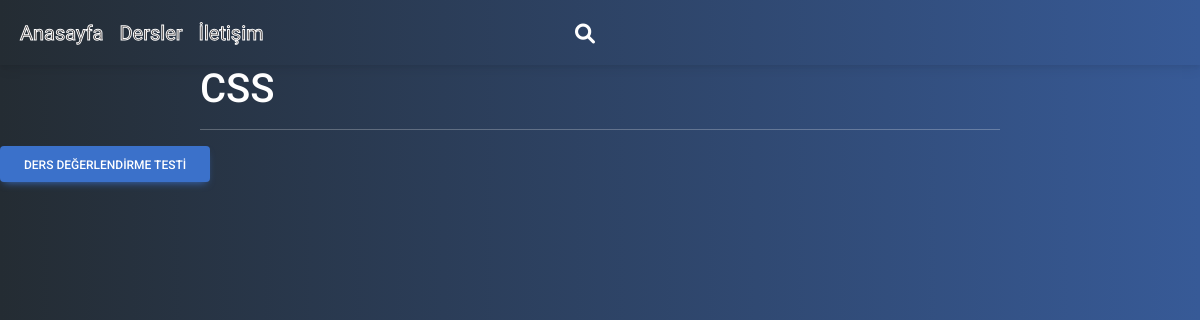
Before: /Css/ with the older database file.
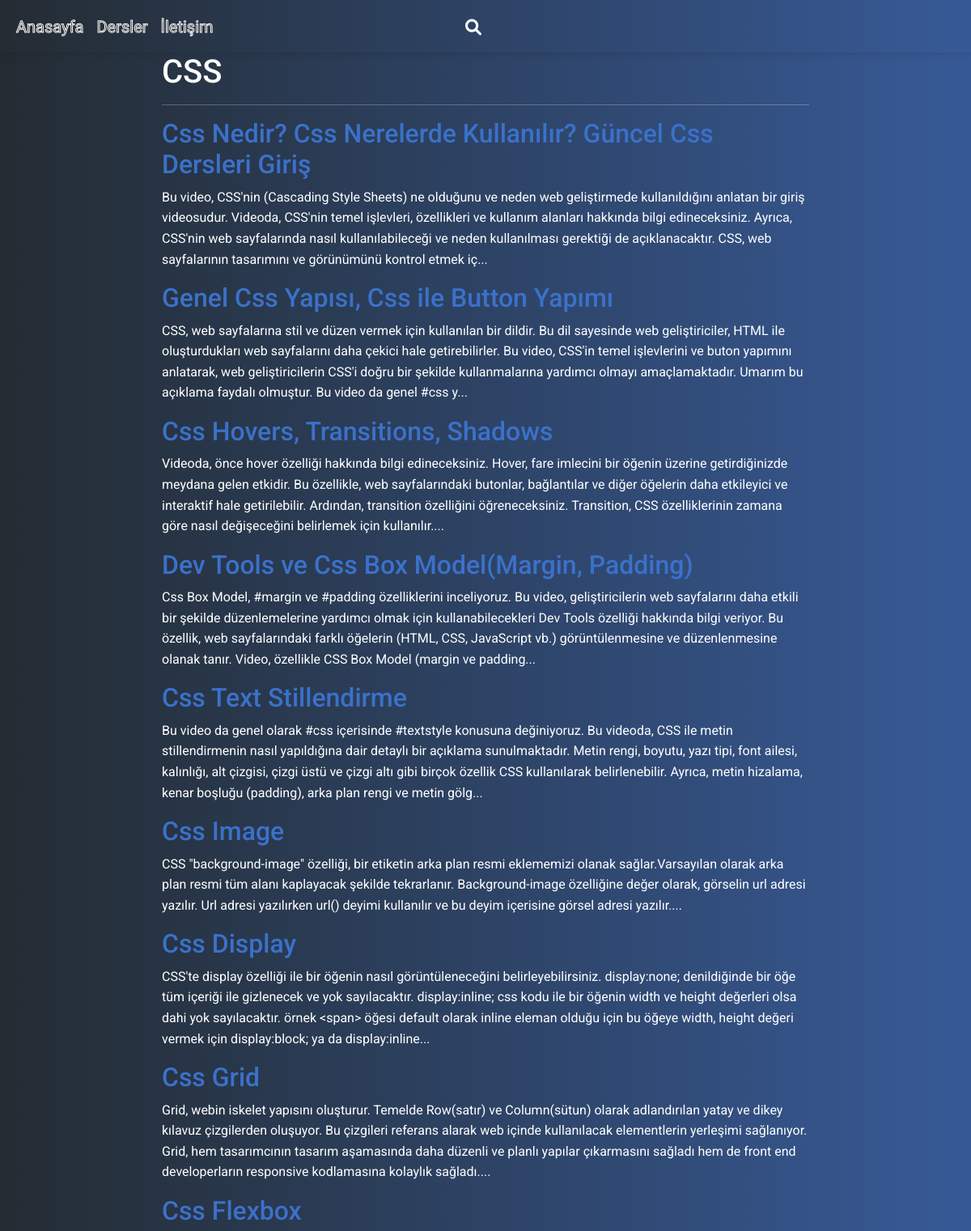
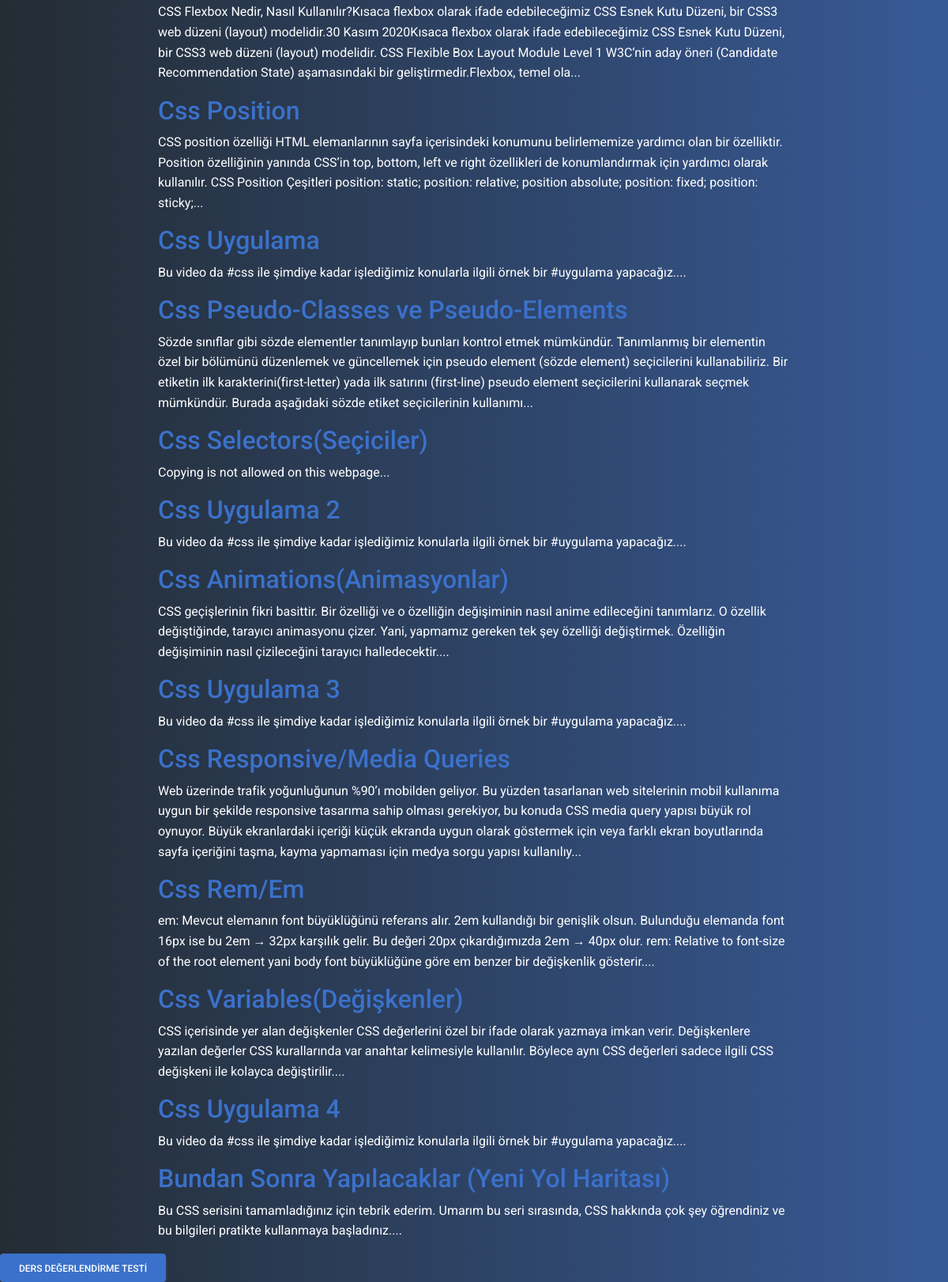
After: the same page with the newer database file (2 pictures, top to bottom).
### quiz/models.py (models this page shows, shortened)
class  Css(models.Model):
	tutorial_Title = models.CharField(max_length=20000)
	tutorial_Body = models.TextField()
	tutorial_Video = EmbedVideoField()
	class  Meta:
		verbose_name_plural = "Css"

### quiz/views.py (the view)
# urls.py: path('Css/',css, name="css" ),
def css (request):
    css=Css.objects.all()
    context={
        'css':css
    }
    return render(request,'dersler/css.html',context)

### quiz/templates/dersler/css.html (shortened to what this page needs)
{% extends 'base.html' %}
{% load static %}
{% block body %}
{% include 'part/header.html' %}
<div class="header vh100 gradient-custom">
    <div  class="col-md-8 offset-md-2 ">
        <h1 style="color: white;">CSS</h1>
        <hr style="color: white;">
        {% for c in css %}
        <h2><a  href="{% url 'css_detail' c.pk %}">{{ c.tutorial_Title}}</a></h2>
        <p style="color: white;">{{ c.tutorial_Body | slice:':400' }}...</p>
        {% endfor %}
    </div>
    <a href="{% url 'cssq' %}" class="btn btn-primary">Ders Değerlendirme Testi</a>
</div>
{% endblock body %}

Changed rows visible on the page:
added Css: tutorial_Title "Css Nedir? Css Nerelerde Kullanılır? Güncel Css Dersleri Giriş", tutorial_Body "Bu video, CSS'nin (Cascading Style Sheets) ne olduğunu ve neden web geliştirmede kullanıldığını anlatan bir giriş videosudur. Videoda, CSS'nin temel işlevleri, özellikleri ve kullanım alanları hakkında bilgi edineceksiniz. Ayrıca, CSS'nin web sayfalarında nasıl kullanılabileceği ve neden kullanılması gerektiği de açıklanacaktır. CSS, web sayfalarının tasarımını ve görünümünü kontrol etmek iç"
added Css: tutorial_Title "Genel Css Yapısı, Css ile Button Yapımı", tutorial_Body "CSS, web sayfalarına stil ve düzen vermek için kullanılan bir dildir. Bu dil sayesinde web geliştiriciler, HTML ile oluşturdukları web sayfalarını daha çekici hale getirebilirler. Bu video, CSS'in temel işlevlerini ve buton yapımını anlatarak, web geliştiricilerin CSS'i doğru bir şekilde kullanmalarına yardımcı olmayı amaçlamaktadır. Umarım bu açıklama faydalı olmuştur. Bu video da genel #css y"
added Css: tutorial_Title "Css Hovers, Transitions, Shadows", tutorial_Body "Videoda, önce hover özelliği hakkında bilgi edineceksiniz. Hover, fare imlecini bir öğenin üzerine getirdiğinizde meydana gelen etkidir. Bu özellikle, web sayfalarındaki butonlar, bağlantılar ve diğer öğelerin daha etkileyici ve interaktif hale getirilebilir. Ardından, transition özelliğini öğreneceksiniz. Transition, CSS özelliklerinin zamana göre nasıl değişeceğini belirlemek için kullanılır."
added Css: tutorial_Title "Dev Tools ve Css Box Model(Margin, Padding)", tutorial_Body "Css Box Model, #margin ve #padding özelliklerini inceliyoruz. Bu video, geliştiricilerin web sayfalarını daha etkili bir şekilde düzenlemelerine yardımcı olmak için kullanabilecekleri Dev Tools özelliği hakkında bilgi veriyor. Bu özellik, web sayfalarındaki farklı öğelerin (HTML, CSS, JavaScript vb.) görüntülenmesine ve düzenlenmesine olanak tanır. Video, özellikle CSS Box Model (margin ve padding"
added Css: tutorial_Title "Css Text Stillendirme", tutorial_Body "Bu video da genel olarak #css içerisinde #textstyle konusuna değiniyoruz. Bu videoda, CSS ile metin stillendirmenin nasıl yapıldığına dair detaylı bir açıklama sunulmaktadır. Metin rengi, boyutu, yazı tipi, font ailesi, kalınlığı, alt çizgisi, çizgi üstü ve çizgi altı gibi birçok özellik CSS kullanılarak belirlenebilir. Ayrıca, metin hizalama, kenar boşluğu (padding), arka plan rengi ve metin gölg"
added Css: tutorial_Title "Css Image", tutorial_Body "CSS \"background-image\" özelliği, bir etiketin arka plan resmi eklememizi olanak sağlar.Varsayılan olarak arka plan resmi tüm alanı kaplayacak şekilde tekrarlanır. Background-image özelliğine değer olarak, görselin url adresi yazılır. Url adresi yazılırken url() deyimi kullanılır ve bu deyim içerisine görsel adresi yazılır."
added Css: tutorial_Title "Css Display", tutorial_Body "CSS'te display özelliği ile bir öğenin nasıl görüntüleneceğini belirleyebilirsiniz. display:none; denildiğinde bir öğe tüm içeriği ile gizlenecek ve yok sayılacaktır. display:inline; css kodu ile bir öğenin width ve height değerleri olsa dahi yok sayılacaktır. örnek <span> öğesi default olarak inline eleman olduğu için bu öğeye width, height değeri vermek için display:block; ya da display:inline"
added Css: tutorial_Title "Css Grid", tutorial_Body "Grid, webin iskelet yapısını oluşturur. Temelde Row(satır) ve Column(sütun) olarak adlandırılan yatay ve dikey kılavuz çizgilerden oluşuyor. Bu çizgileri referans alarak web içinde kullanılacak elementlerin yerleşimi sağlanıyor. Grid, hem tasarımcının tasarım aşamasında daha düzenli ve planlı yapılar çıkarmasını sağladı hem de front end developerların responsive kodlamasına kolaylık sağladı."
added Css: tutorial_Title "Css Flexbox", tutorial_Body "CSS Flexbox Nedir, Nasıl Kullanılır?Kısaca flexbox olarak ifade edebileceğimiz CSS Esnek Kutu Düzeni, bir CSS3 web düzeni (layout) modelidir.30 Kasım 2020Kısaca flexbox olarak ifade edebileceğimiz CSS Esnek Kutu Düzeni, bir CSS3 web düzeni (layout) modelidir. CSS Flexible Box Layout Module Level 1 W3C‘nin aday öneri (Candidate Recommendation State) aşamasındaki bir geliştirmedir.Flexbox, temel ola"
added Css: tutorial_Title "Css Position", tutorial_Body "CSS position özelliği HTML elemanlarının sayfa içerisindeki konumunu belirlememize yardımcı olan bir özelliktir. Position özelliğinin yanında CSS’in top, bottom, left ve right özellikleri de konumlandırmak için yardımcı olarak kullanılır. CSS Position Çeşitleri position: static; position: relative; position absolute; position: fixed; position: sticky;"
added Css: tutorial_Title "Css Uygulama", tutorial_Body "Bu video da #css ile şimdiye kadar işlediğimiz konularla ilgili örnek bir #uygulama yapacağız."
added Css: tutorial_Title "Css Pseudo-Classes ve Pseudo-Elements", tutorial_Body "Sözde sınıflar gibi sözde elementler tanımlayıp bunları kontrol etmek mümkündür. Tanımlanmış bir elementin özel bir bölümünü düzenlemek ve güncellemek için pseudo element (sözde element) seçicilerini kullanabiliriz. Bir etiketin ilk karakterini(first-letter) yada ilk satırını (first-line) pseudo element seçicilerini kullanarak seçmek mümkündür. Burada aşağıdaki sözde etiket seçicilerinin kullanımı"
added Css: tutorial_Title "Css Selectors(Seçiciler)", tutorial_Body "Copying is not allowed on this webpage"
added Css: tutorial_Title "Css Uygulama 2", tutorial_Body "Bu video da #css ile şimdiye kadar işlediğimiz konularla ilgili örnek bir #uygulama yapacağız."
added Css: tutorial_Title "Css Animations(Animasyonlar)", tutorial_Body "CSS geçişlerinin fikri basittir. Bir özelliği ve o özelliğin değişiminin nasıl anime edileceğini tanımlarız. O özellik değiştiğinde, tarayıcı animasyonu çizer. Yani, yapmamız gereken tek şey özelliği değiştirmek. Özelliğin değişiminin nasıl çizileceğini tarayıcı halledecektir."
added Css: tutorial_Title "Css Uygulama 3", tutorial_Body "Bu video da #css ile şimdiye kadar işlediğimiz konularla ilgili örnek bir #uygulama yapacağız."
added Css: tutorial_Title "Css Responsive/Media Queries", tutorial_Body "Web üzerinde trafik yoğunluğunun %90’ı mobilden geliyor. Bu yüzden tasarlanan web sitelerinin mobil kullanıma uygun bir şekilde responsive tasarıma sahip olması gerekiyor, bu konuda CSS media query yapısı büyük rol oynuyor. Büyük ekranlardaki içeriği küçük ekranda uygun olarak göstermek için veya farklı ekran boyutlarında sayfa içeriğini taşma, kayma yapmaması için medya sorgu yapısı kullanılıy"
added Css: tutorial_Title "Css Rem/Em", tutorial_Body "em: Mevcut elemanın font büyüklüğünü referans alır. 2em kullandığı bir genişlik olsun. Bulunduğu elemanda font 16px ise bu 2em → 32px karşılık gelir. Bu değeri 20px çıkardığımızda 2em → 40px olur. rem: Relative to font-size of the root element yani body font büyüklüğüne göre em benzer bir değişkenlik gösterir."
added Css: tutorial_Title "Css Variables(Değişkenler)", tutorial_Body "CSS içerisinde yer alan değişkenler CSS değerlerini özel bir ifade olarak yazmaya imkan verir. Değişkenlere yazılan değerler CSS kurallarında var anahtar kelimesiyle kullanılır. Böylece aynı CSS değerleri sadece ilgili CSS değişkeni ile kolayca değiştirilir."
added Css: tutorial_Title "Css Uygulama 4", tutorial_Body "Bu video da #css ile şimdiye kadar işlediğimiz konularla ilgili örnek bir #uygulama yapacağız."
added Css: tutorial_Title "Bundan Sonra Yapılacaklar (Yeni Yol Haritası)", tutorial_Body "Bu CSS serisini tamamladığınız için tebrik ederim. Umarım bu seri sırasında, CSS hakkında çok şey öğrendiniz ve bu bilgileri pratikte kullanmaya başladınız."
